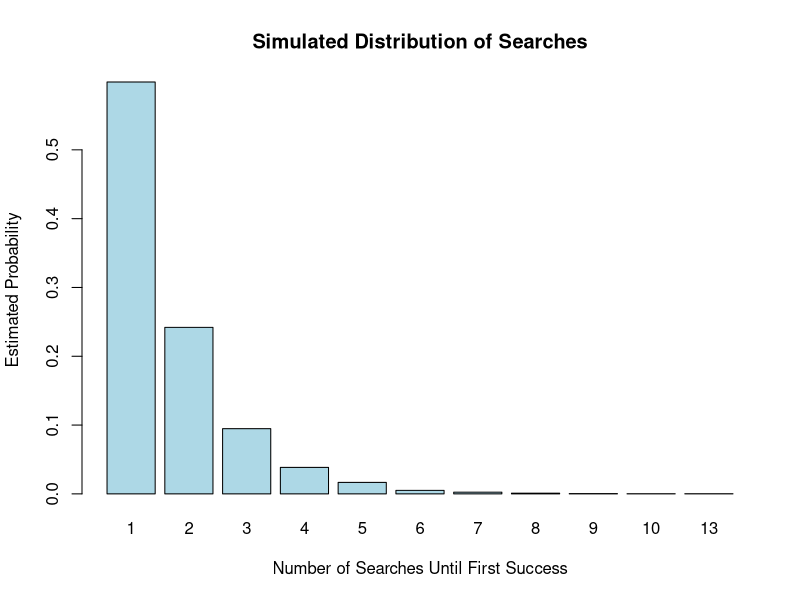

Generate this figure with R:
## ---- chunk 1
# Configure R Markdown to display code
knitr::opts_chunk$set(echo = TRUE)
## ---- chunk 2
# Production proportions
# These example values satisfy the required conditions
x1 <- 0.30
x2 <- 0.35
x3 <- 0.35

# Defective rates
y1 <- 0.03
y2 <- 0.04
y3 <- 0.05

# Check the production proportions
stopifnot(
  all(c(x1, x2, x3) >= 0.10),
  all(c(x1, x2, x3) <= 0.40),
  abs(sum(x1, x2, x3) - 1) < 1e-8
)

# Check the defective rates
stopifnot(
  all(c(y1, y2, y3) >= 0.01),
  all(c(y1, y2, y3) <= 0.05),
  abs(sum(y1, y2, y3) - 0.12) < 1e-8
)

# Calculate the overall probability of a defective product
prob_defective <- x1*y1 + x2*y2 + x3*y3

# Display the results
cat(
  "Probability that a product is defective:",
  sprintf("%.4f", prob_defective), "\n"
)

cat(
  "Percentage defective:",
  sprintf("%.2f%%", prob_defective * 100), "\n"
)
## ---- chunk 3
# Set the probability of success
p <- 0.60

# Number of simulations
N <- 10000

# Set a seed for reproducibility
set.seed(1110)

# Generate searches until the first success
# rgeom() counts failures, so add 1 to count total searches
X <- rgeom(N, prob = p) + 1

# Calculate the mean and variance
mean_X <- mean(X)
var_X <- var(X)

# Display the results
cat("COMPLETE SIMULATION\n")
cat(sprintf("Mean: %.4f\n", mean_X))
cat(sprintf("Variance: %.4f\n", var_X))
## ---- chunk 4
# Estimate the probability of each number of searches
simulated_pmf <- prop.table(table(X))

# Plot the estimated probability distribution
barplot(
  simulated_pmf,
  main = "Simulated Distribution of Searches",
  xlab = "Number of Searches Until First Success",
  ylab = "Estimated Probability",
  col = "lightblue",
  border = "black"
)
## ---- chunk 5
# Select simulations where more than 3 searches were required
# Subtract 3 to count the additional searches after the first
# three unsuccessful searches
X_conditional <- X[X > 3] - 3

# Calculate conditional mean and variance
mean_conditional <- mean(X_conditional)
var_conditional <- var(X_conditional)

# Display results
cat("CONDITIONAL SIMULATION AFTER THREE FAILURES\n")
cat("Number of qualifying simulations:",
    length(X_conditional), "\n")
cat(sprintf("Conditional mean: %.4f\n", mean_conditional))
cat(sprintf("Conditional variance: %.4f\n", var_conditional))
## ---- chunk 6
# Estimate P(X = 4 | X > 3) and P(X = 5 | X > 3)
prob_X4_given_Xgt3 <- sum(X == 4) / sum(X > 3)
prob_X5_given_Xgt3 <- sum(X == 5) / sum(X > 3)

# Estimate P(X = 1) and P(X = 2)
prob_X1 <- mean(X == 1)
prob_X2 <- mean(X == 2)

# Display the comparisons
cat("MEMORYLESS PROPERTY COMPARISON\n")

cat(sprintf("P(X = 4 | X > 3): %.4f\n",
            prob_X4_given_Xgt3))
cat(sprintf("P(X = 1):         %.4f\n", prob_X1))

cat(sprintf("P(X = 5 | X > 3): %.4f\n",
            prob_X5_given_Xgt3))
cat(sprintf("P(X = 2):         %.4f\n", prob_X2))
